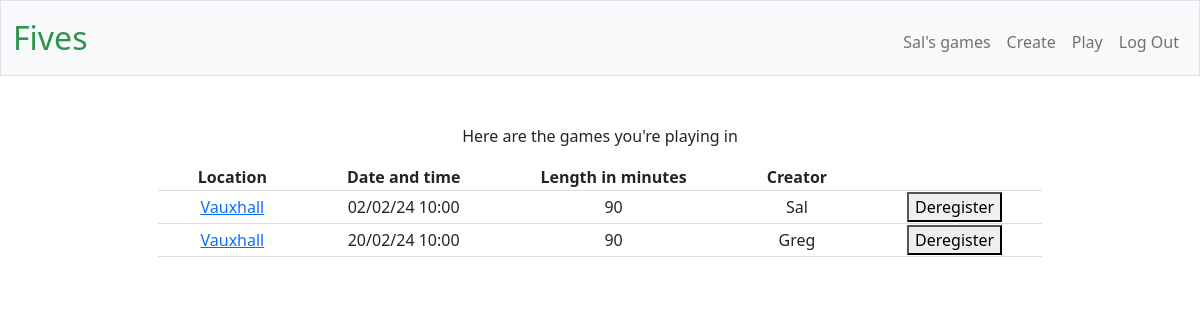
The page /games (signed in) on the database its author committed.
### tables this page shows
CREATE TABLE games (id INTEGER PRIMARY KEY AUTOINCREMENT, location TEXT, 
datetime TEXT, length_in_mins INTEGER, number_of_players INTEGER, creator TEXT NOT NULL, open_spots INTEGER);

CREATE TABLE playing_in (player_id INTEGER NOT NULL,  game_id INTEGER NOT NULL,
FOREIGN KEY (player_id) REFERENCES users(id),
FOREIGN KEY (game_id) REFERENCES games(id));

### app.py (the view)
@app.route("/games", methods=["GET", "POST"])
def games():
    conn = sqlite3.connect('players.db')
    cursor = conn.cursor()
    list_of_games_past=[]
    list_of_games_future=[]
    list_of_all_games = []
    games = cursor.execute("SELECT playing_in.player_id, games.location, games.datetime, games.length_in_mins, games.creator, games.id FROM playing_in JOIN users ON users.id = playing_in.player_id JOIN games ON games.id = playing_in.game_id WHERE playing_in.player_id = ? ORDER BY games.datetime", (session["user_id"], ))
    for g in games:
        list_of_all_games.append(g)
        datetimestring = g[2]
        dtgame = datetime.strptime(datetimestring, '%Y-%m-%d %H:%M:%S')
        now = datetime.now()
        if dtgame < now:
            list_of_games_past.append(g[5])
        else:
            list_of_games_future.append(g[5])
    return render_template("games.html", games=games, list_of_all_games=list_of_all_games, list_of_games_past=list_of_games_past, list_of_games_future=list_of_games_future)

### app.py (called while the page is built)
@app.after_request
def after_request(response):
    response.headers["Cache-Control"] = "no-cache, no-store, must-revalidate"
    response.headers["Expires"] = 0
    response.headers["Pragma"] = "no-cache"
    return response

### templates/games.html (shortened to what this page needs)
{% extends "layout.html" %}
{% block main %}
{% if list_of_games_future != [] %}
<p>Here are the games you're playing in</p>
<table class="tabs">
    <thead>
        <tr class="tabsrow">
            <th class="tabshd">Location</th>
            <th class="tabshd">Date and time</th>
            <th class="tabshd">Length in minutes</th>
            <th class="tabshd">Creator</th>
            <th class="tabshd"></th>
        </tr>
    </thead>
    <tbody>
        {% for g in list_of_all_games %}
            {%if g[5] not in list_of_games_past%}
                <tr class="tabsrow">
                    <td class="tabshd"><a href="/view_game/{{g[5]}}">{{g[1]}}</a></td>
                    <td class="tabshd">{{g[2][8:10]}}/{{g[2][5:7]}}/{{g[2][2:4]}} {{g[2][11:16]}}</td>
                    <td class="tabshd">{{g[3]}}</td>
                    <td class="tabshd">{{g[4]}}</td>
                    <th class="tabshd">
                        <form action="/deregister" method ="post">
                            <button type="submit">Deregister</button>
                        </form>
                    </th>
                </tr>
            {%endif%}
        {% endfor %}
    </tbody>
</table>
{% endif %}
<br>
<br>
<br>
{% endblock %}

### templates/layout.html (shortened to what this page needs)
<!DOCTYPE html>
<html lang="en">
    <head>
        <link href="https://cdn.jsdelivr.net/npm/bootstrap@5.1.3/dist/css/bootstrap.min.css" rel="stylesheet">
        <link href="/static/styles.css" rel="stylesheet">
    </head>
  <body>
    <nav class="bg-light border navbar navbar-expand-md navbar-light">
        <div class="container-fluid">
            <a class="navbar-brand" href="/"><span class="green">Fives</span></a>
            <div class="collapse navbar-collapse" id="navbar">
                {% if session["user_id"] %}
                    <ul class="navbar-nav ms-auto mt-2">
                        <li class="nav-item"><a class="nav-link" href="/games"> {{  session["username"]  }}'s games</a></li>
                        <li class="nav-item"><a class="nav-link" href="/create">Create</a></li>
                        <li class="nav-item"><a class="nav-link" href="/play">Play</a></li>
                        <li class="nav-item"><a class="nav-link" href="/logout">Log Out</a></li>
                    </ul>
                {% else %}
                    <ul class="navbar-nav ms-auto mt-2">
                        <li class="nav-item"><a class="nav-link" href="/register">Register</a></li>
                        <li class="nav-item"><a class="nav-link" href="/login">Log In</a></li>
                    </ul>
                {% endif %}
            </div>
        </div>
    </nav>
    <main class="container-fluid py-5 text-center">
        {% block main %}{% endblock %}
    </main>
  </body>
</html>

### static/styles.css (style rules this page uses)
nav .navbar-brand { font-size: xx-large; }
nav .navbar-brand .green { color: #2e944b; }
.tabs { border-bottom: 1px solid #ddd; margin: 0 auto; }
.tabsrow { border-bottom: 1px solid #ddd; }
.tabshd { padding-left: 40px; padding-right: 40px; }

### rows shown on the page
games: username "Sal"
playing_in: location "Vauxhall", datetime "02", datetime "24", datetime "10:00", length_in_mins "90", creator "Sal"
playing_in: location "Vauxhall", datetime "20", datetime "02", datetime "24", datetime "10:00", length_in_mins "90", creator "Greg"
